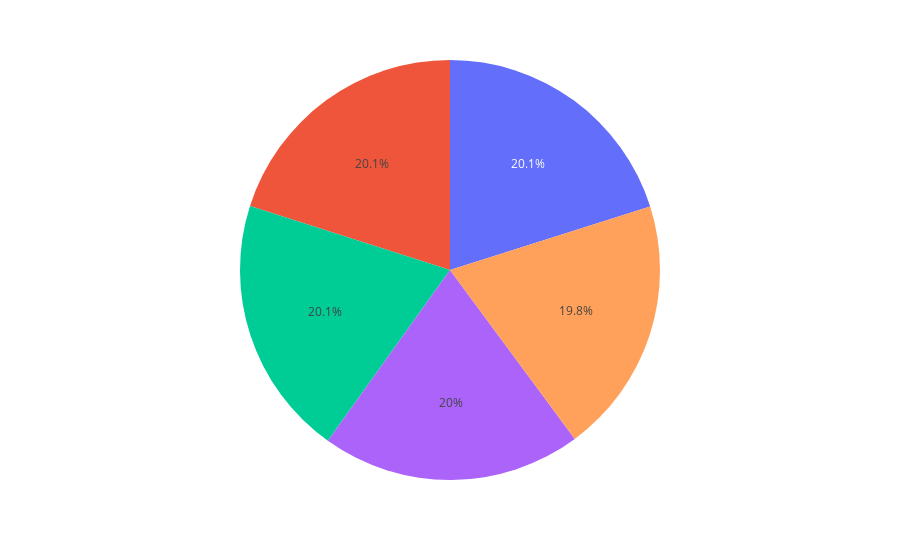

Notebook source saved alongside this figure:
### Code cell
import plotly.express as px
fig = px.pie(top5_dp, values='Happiness Score', labels='Country')
fig.show()

### Figure 1 — Plotly figure (JSON) as saved in the notebook; plotly's stock layout.template omitted (floating-point values rounded to 4 significant figures)
{"data": [{"domain": {"x": [0, 1], "y": [0, 1]}, "hovertemplate": "Happiness Score=%{value}<extra></extra>", "legendgroup": "", "name": "", "showlegend": false, "type": "pie", "values": [15.1, 15.06, 15.05, 15.02, 14.83]}], "layout": {"legend": {"tracegroupgap": 0}, "margin": {"t": 60}}}
